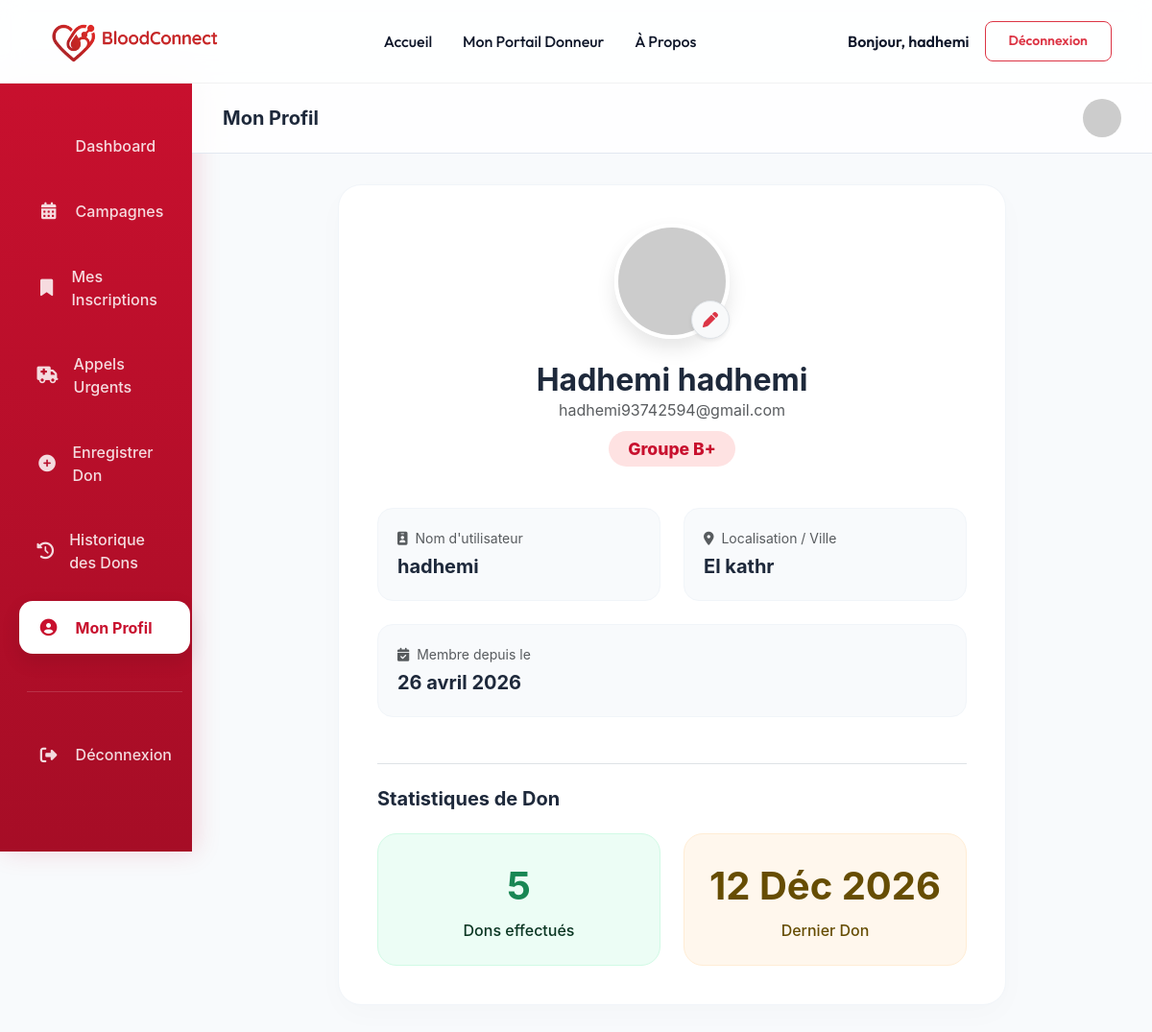
Screenshot of /comptes/profile/ (signed in) with the database file from the repository.
### comptes/models.py (models this page shows, shortened)
class User(AbstractUser):
    ROLE_CHOICES = (
        ('donneur', 'Donneur'),
        ('hopital', 'Hopital'),
        ('admin', 'Admin'),
    )
    role = models.CharField(max_length=20, choices=ROLE_CHOICES, default='donneur')

class Donneur(models.Model):
    user = models.OneToOneField(User, on_delete=models.CASCADE)
    groupe_sanguin = models.CharField(max_length=3, choices=[
    ('A+', 'A+'), ('A-', 'A-'), ('B+', 'B+'), ('B-', 'B-'),
    ('AB+', 'AB+'), ('AB-', 'AB-'), ('O+', 'O+'), ('O-', 'O-'),
])
    sexe = models.CharField(max_length=1, choices=[('M', 'Homme'), ('F', 'Femme')])
    date_naissance = models.DateField()
    ville = models.CharField(max_length=100)
    actif = models.BooleanField(default=True)
    derniere_don = models.DateField(null=True, blank=True)

### comptes/views.py (the view)
# urls.py: path("profile/", views.profile, name="profile"),
@login_required
def profile(request):
    return render(request, "comptes/profile.html")

### comptes/templates/comptes/profile.html (shortened to what this page needs)
{% load static %}
<!DOCTYPE html>
<html lang="fr">
<head>
    <link href="https://cdn.jsdelivr.net/npm/bootstrap@5.3.2/dist/css/bootstrap.min.css" rel="stylesheet">
    <link rel="stylesheet" href="https://cdnjs.cloudflare.com/ajax/libs/font-awesome/6.4.2/css/all.min.css">
</head>
<body>
    {% include 'header.html' %}
    <div class="container-fluid">
        <div class="row">
            <div class="col-lg-2 p-0 d-none d-lg-block">
                {% if request.user.is_superuser or request.user.role == 'admin' %}
                    {% include 'core/sidebare_admin.html' %}
                {% elif request.user.role == 'hopital' %}
                    {% include 'demandes/sidebar_hopital.html' %}
                {% else %}
                    {% include 'dons/sidebar_donneur.html' %}
                {% endif %}
            </div>
            <div class="col-lg-10 p-0">
                <div class="glass-header d-flex justify-content-between align-items-center">
                    <h5 class="fw-bold m-0">Mon Profil</h5>
                    <div class="d-flex align-items-center gap-3">
                        <img src="https://ui-avatars.com/api/?name={{ request.user.username }}&background=C8102E&color=fff" class="rounded-circle" width="40" alt="Avatar">
                    </div>
                </div>
                <div class="dashboard-content">
                    <div class="row justify-content-center">
                        <div class="col-xl-9">
                            <div class="card-custom">
                                <div class="text-center mb-5">
                                    <div class="position-relative d-inline-block mb-4">
                                        <img src="https://ui-avatars.com/api/?name={{ user.get_full_name|default:user.username }}&size=200&background=C8102E&color=fff" class="profile-avatar" alt="Avatar">
                                        <a href="{% url 'profile_update' %}" class="btn btn-light rounded-circle position-absolute bottom-0 end-0 border shadow-sm" style="width: 40px; height: 40px; display: flex; align-items: center; justify-content: center;">
                                            <i class="fas fa-pen text-danger"></i>
                                        </a>
                                    </div>
                                    <h2 class="fw-bold m-0">{{ user.get_full_name|default:user.username }}</h2>
                                    <p class="text-muted mb-3">{{ user.email }}</p>
                                    {% if user.is_superuser or user.role == 'admin' %}
                                        <span class="badge bg-dark rounded-pill px-4 py-2"><i class="fas fa-user-shield me-1"></i> Administrateur</span>
                                    {% elif user.role == 'hopital' %}
                                        <span class="badge bg-primary rounded-pill px-4 py-2">Hôpital Partenaire</span>
                                    {% elif user.role == 'donneur' %}
                                        <span class="badge-blood">Groupe {{ user.donneur.groupe_sanguin }}</span>
                                    {% endif %}
                                </div>
                                <div class="row g-4 mb-5">
                                    <div class="col-md-6">
                                        <div class="info-box">
                                            <small class="text-muted d-block mb-1"><i class="fas fa-id-badge me-1"></i> Nom d'utilisateur</small>
                                            <span class="fw-bold fs-5">{{ user.username }}</span>
                                        </div>
                                    </div>
                                    <div class="col-md-6">
                                        <div class="info-box">
                                            <small class="text-muted d-block mb-1"><i class="fas fa-map-marker-alt me-1"></i> Localisation / Ville</small>
                                            <span class="fw-bold fs-5">
                                                {% if user.is_superuser or user.role == 'admin' %}
                                                    Accès Global (Admin)
                                                {% elif user.role == 'hopital' %}
                                                    {{ user.hopital.ville|default:"Non défini" }}
                                                {% else %}
                                                    {{ user.donneur.ville|default:"Non défini" }}
                                                {% endif %}
                                            </span>
                                        </div>
                                    </div>
                                    <div class="col-md-12">
                                        <div class="info-box">
                                            <small class="text-muted d-block mb-1"><i class="fas fa-calendar-check me-1"></i> Membre depuis le</small>
                                            <span class="fw-bold fs-5">{{ user.date_joined|date:"d F Y" }}</span>
                                        </div>
                                    </div>
                                </div>
                                {% if user.role == 'donneur' %}
                                    <div class="pt-4 border-top">
                                        <h5 class="fw-bold mb-4">Statistiques de Don</h5>
                                        <div class="row g-4">
                                            <div class="col-md-6">
                                                <div class="stat-box" style="background: #ECFDF5; border: 1px solid #D1FAE5;">
                                                    <div class="text-success fs-1 fw-bold mb-1">{{ user.donneur.dons.count }}</div>
                                                    <div class="text-success-emphasis fw-medium">Dons effectués</div>
                                                </div>
                                            </div>
                                            <div class="col-md-6">
                                                <div class="stat-box" style="background: #FFF7ED; border: 1px solid #FFEDD5;">
                                                    <div class="text-warning-emphasis fs-1 fw-bold mb-1">
                                                        {% if user.donneur.derniere_don %}
                                                            {{ user.donneur.derniere_don|date:"d M Y" }}
                                                        {% else %}
                                                            Jamais
                                                        {% endif %}
                                                    </div>
                                                    <div class="text-warning-emphasis fw-medium">Dernier Don</div>
                                                </div>
                                            </div>
                                        </div>
                                    </div>
                                {% endif %}
                            </div>
                        </div>
                    </div>
                </div>
            </div>
        </div>
    </div>
</body>
</html>

### templates/header.html (shortened to what this page needs)
{% load static %}
<header class="header">
    <nav class="container d-flex align-items-center justify-content-between">
        <div class="logo d-flex align-items-center gap-2">
            <a href="{% url 'accueil' %}">
                <img src="{% static 'images/BloodConnect.png' %}" alt="Logo" width="200" height="60" style="object-fit: contain;">
            </a>
        </div>
        <div class="d-none d-lg-flex align-items-center">
            <a href="{% url 'accueil' %}" class="nav-link">Accueil</a>
            {% if user.is_authenticated %}
                {% if user.is_superuser or user.role == 'admin' %}
                    <a href="{% url 'admin_dashboard' %}" class="nav-link">Tableau de Bord Admin</a>
                {% elif user.role == 'hopital' %}
                    <a href="{% url 'dashboard_hopital' %}" class="nav-link">Portail Hospitalier</a>
                {% elif user.role == 'donneur' %}
                    <a href="{% url 'dashboard_donneur' %}" class="nav-link">Mon Portail Donneur</a>
                {% endif %}
            {% endif %}
            <a href="{% url 'about' %}" class="nav-link">À Propos</a>
        </div>
        <div class="d-flex align-items-center gap-3">
            {% if user.is_authenticated %}
                <span class="navbar-text d-none d-md-inline-block">Bonjour, {{ user.username }}</span>
                <a href="{% url 'logout' %}" class="btn btn-outline-danger btn-sm">Déconnexion</a>
            {% else %}
                <a href="{% url 'login' %}" class="btn btn-primary-red">Connexion</a>
                <a href="{% url 'register' %}" class="btn btn-outline-dark px-3 py-2 rounded-3 fw-bold" style="text-decoration: none;">Inscription</a>
            {% endif %}
        </div>
    </nav>
</header>

### comptes/templates/comptes/profile.html (style rules this page uses)
:root { --primary: #C8102E; --secondary: #FEE2E2; --dark: #1E293B; --accent: #FCA5A5; }
body { background: #F8FAFC; font-family: 'Inter', system-ui, sans-serif; color: var(--dark); }
.dashboard-content { padding: 2rem; }
.card-custom { background: white; border-radius: 24px; padding: 2.5rem; box-shadow: 0 10px 30px rgba(0,0,0,0.02); border: 1px solid #F1F5F9; }
.glass-header { background: rgba(255, 255, 255, 0.8); backdrop-filter: blur(10px); position: sticky; top: 0; z-index: 100; border-bottom: 1px solid #E2E8F0; padding: 1rem 2rem; }
.info-box { background: #F8FAFC; border-radius: 16px; padding: 1.25rem; border: 1px solid #F1F5F9; transition: 0.3s; }
.stat-box { border-radius: 20px; padding: 1.5rem; text-align: center; }
.badge-blood { background: #FEE2E2; color: #C8102E; padding: 0.5rem 1.25rem; border-radius: 50px; font-weight: 800; font-size: 1.1rem; }
.profile-avatar { width: 120px; height: 120px; border: 4px solid white; box-shadow: 0 10px 20px rgba(0,0,0,0.1); border-radius: 50%; }

### templates/header.html (style rules this page uses)
:root { --primary-red: #C8102E; --dark-blue: #0F172A; --text-muted: #64748B; --transition: all 0.3s cubic-bezier(0.4, 0, 0.2, 1); }
.header { background: rgba(255, 255, 255, 0.85) !important; backdrop-filter: blur(12px); -webkit-backdrop-filter: blur(12px); border-bottom: 1px solid rgba(0,0,0,0.05); padding: 0.8rem 0; position: sticky; top: 0; z-index: 1000; font-family: 'Outfit', sans-serif; }
.header .nav-link { font-weight: 500; color: var(--dark-blue) !important; margin: 0 1rem; transition: var(--transition); position: relative; text-decoration: none; }
.header .btn-outline-danger { border-radius: 8px; padding: 0.6rem 1.5rem; font-weight: 600; }
.header .navbar-text { color: var(--dark-blue); font-weight: 600; }

### rows the page displays
User: username "hadhemi", get_full_name "Hadhemi hadhemi", email "hadhemi93742594@gmail.com", donneur.groupe_sanguin "B+", donneur.ville "El kathr", date_joined "26 avril 2026", donneur.dons.count "5", donneur.derniere_don "12 Déc 2026"
